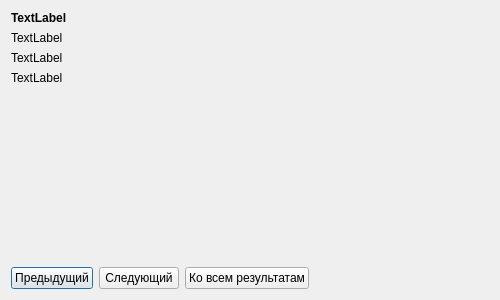
<?xml version="1.0" encoding="UTF-8"?>
<ui version="4.0">
 <class>SUStudResults</class>
 <widget class="QDialog" name="SUStudResults">
  <property name="geometry">
   <rect>
    <x>0</x>
    <y>0</y>
    <width>500</width>
    <height>300</height>
   </rect>
  </property>
  <property name="windowTitle">
   <string>QTestSuite</string>
  </property>
  <layout class="QGridLayout" name="gridLayout_2">
   <item row="0" column="0">
    <layout class="QVBoxLayout" name="verticalLayout">
     <item>
      <layout class="QVBoxLayout" name="verticalLayout_1">
       <property name="sizeConstraint">
        <enum>QLayout::SetMinimumSize</enum>
       </property>
       <item>
        <widget class="QLabel" name="label_1">
         <property name="font">
          <font>
           <weight>75</weight>
           <bold>true</bold>
          </font>
         </property>
         <property name="text">
          <string>TextLabel</string>
         </property>
         <property name="alignment">
          <set>Qt::AlignLeading|Qt::AlignLeft|Qt::AlignTop</set>
         </property>
        </widget>
       </item>
       <item>
        <widget class="QLabel" name="label_2">
         <property name="text">
          <string>TextLabel</string>
         </property>
        </widget>
       </item>
       <item>
        <widget class="QLabel" name="label_3">
         <property name="text">
          <string>TextLabel</string>
         </property>
         <property name="scaledContents">
          <bool>false</bool>
         </property>
         <property name="wordWrap">
          <bool>true</bool>
         </property>
        </widget>
       </item>
       <item>
        <widget class="QLabel" name="label_4">
         <property name="text">
          <string>TextLabel</string>
         </property>
        </widget>
       </item>
      </layout>
     </item>
     <item>
      <layout class="QHBoxLayout" name="horizontalLayout_3">
       <item>
        <layout class="QVBoxLayout" name="verticalLayout_2"/>
       </item>
       <item>
        <layout class="QVBoxLayout" name="verticalLayout_2a"/>
       </item>
      </layout>
     </item>
     <item>
      <spacer name="verticalSpacer">
       <property name="orientation">
        <enum>Qt::Vertical</enum>
       </property>
       <property name="sizeHint" stdset="0">
        <size>
         <width>20</width>
         <height>40</height>
        </size>
       </property>
      </spacer>
     </item>
     <item>
      <layout class="QHBoxLayout" name="horizontalLayout_2">
       <item>
        <widget class="QPushButton" name="pushButton_2">
         <property name="text">
          <string>Предыдущий</string>
         </property>
        </widget>
       </item>
       <item>
        <widget class="QPushButton" name="pushButton_3">
         <property name="text">
          <string>Следующий</string>
         </property>
        </widget>
       </item>
       <item>
        <widget class="QPushButton" name="pushButton">
         <property name="text">
          <string>Ко всем результатам</string>
         </property>
        </widget>
       </item>
       <item>
        <spacer name="horizontalSpacer">
         <property name="orientation">
          <enum>Qt::Horizontal</enum>
         </property>
         <property name="sizeHint" stdset="0">
          <size>
           <width>40</width>
           <height>20</height>
          </size>
         </property>
        </spacer>
       </item>
      </layout>
     </item>
    </layout>
   </item>
  </layout>
 </widget>
 <resources/>
 <connections/>
</ui>
